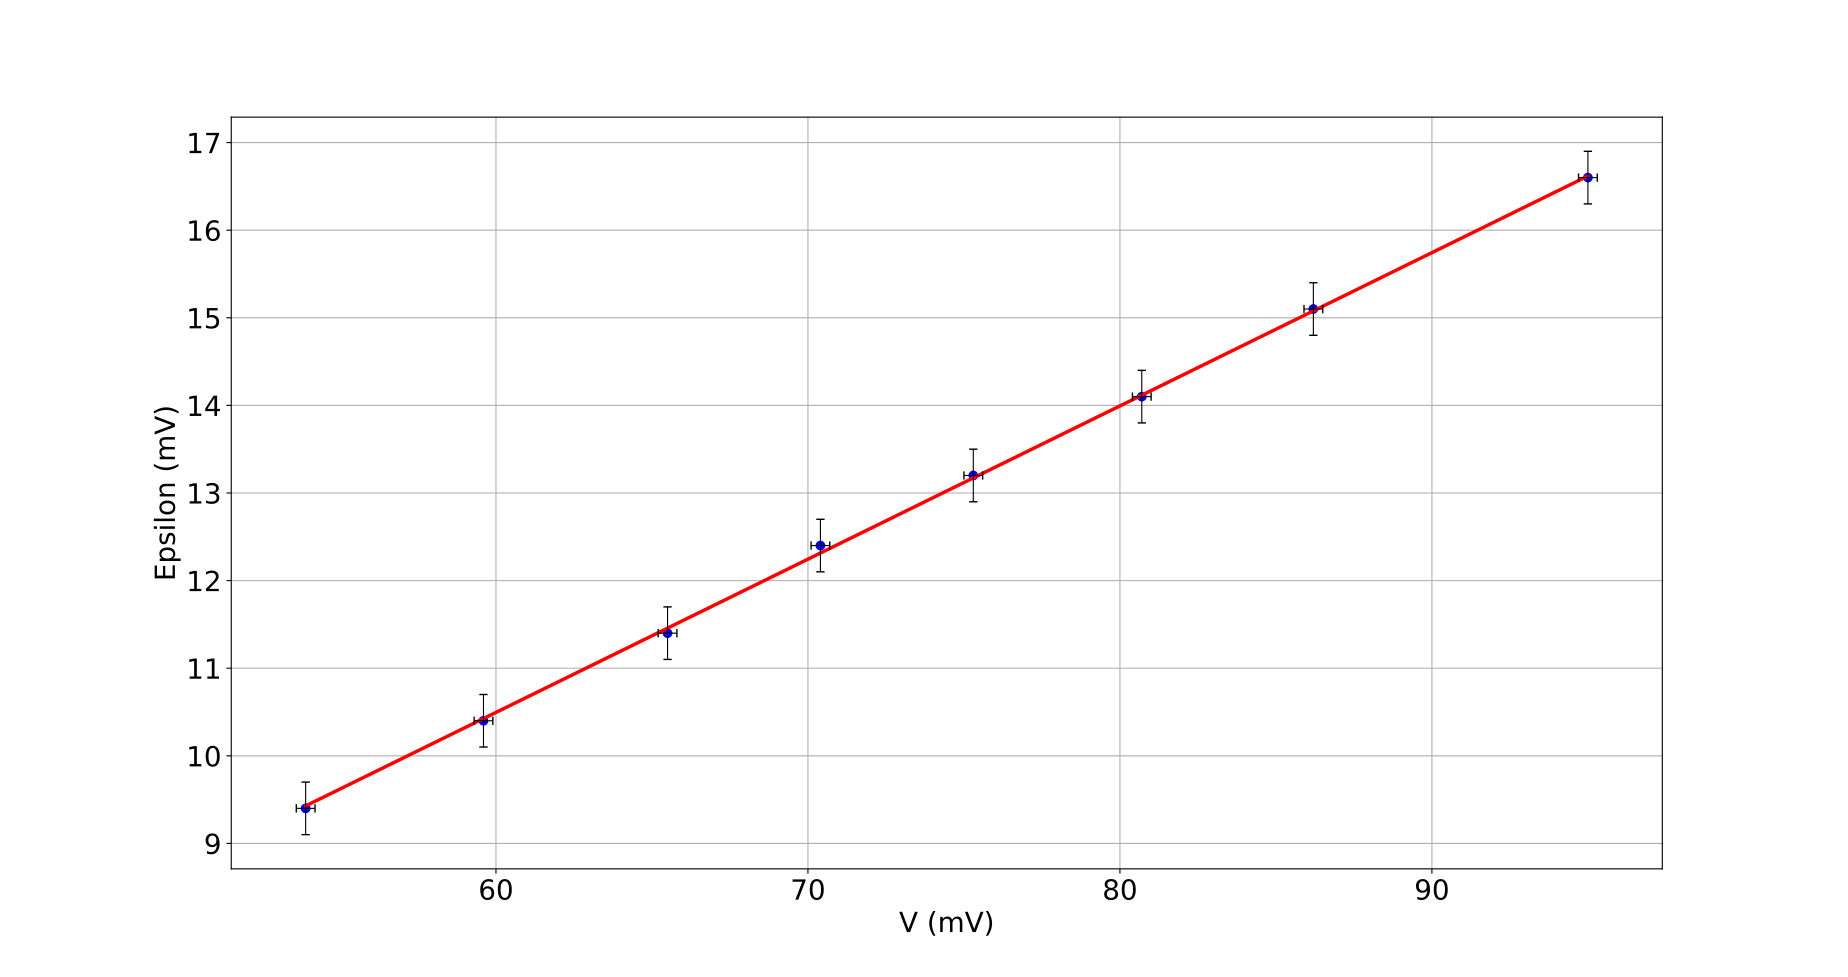

This figure's Python source:
import pylab as plt
import numpy as np
import pandas as pd
from sklearn.linear_model import LinearRegression

V = np.array([95, 86.2, 80.7, 75.3, 70.4, 65.5, 59.6, 53.9])
E = np.array([16.6, 15.1, 14.1, 13.2, 12.4, 11.4, 10.4, 9.4])
dV = 0.3

df = pd.DataFrame(data={'V':V, 'E':E})
X_lin = np.array(df.drop(df.columns[[1]], axis=1))
Y_lin = np.array(df['E'])

lin = LinearRegression(fit_intercept=False)
lin.fit(X_lin, Y_lin)

rang = np.linspace(min(V), max(V), 1000)
d = {'V':rang}
df = pd.DataFrame(data=d)
plt.plot(rang, lin.predict(df), c='red', lw=2.5)
plt.scatter(V, E, c='b')
plt.errorbar(V, E, xerr=dV, yerr=dV,fmt='none', marker='o', markersize=4, linestyle='none', ecolor='k', elinewidth=0.8, capsize=3, capthick=1)
plt.xlabel('V (mV)', fontsize=20)
plt.ylabel('Epsilon (mV)', fontsize=20)
plt.tick_params(axis='both', which='major', labelsize=20)
plt.grid()
plt.show()
print(lin.coef_)
# [0.17492772]
